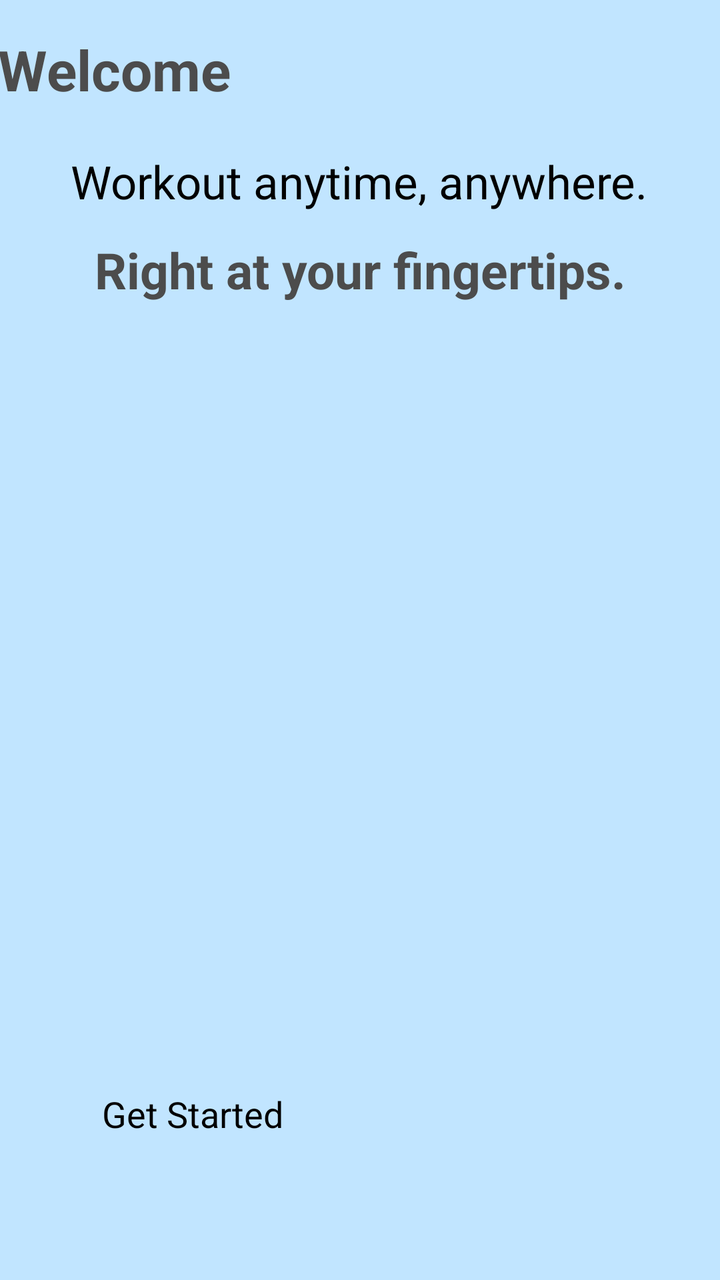
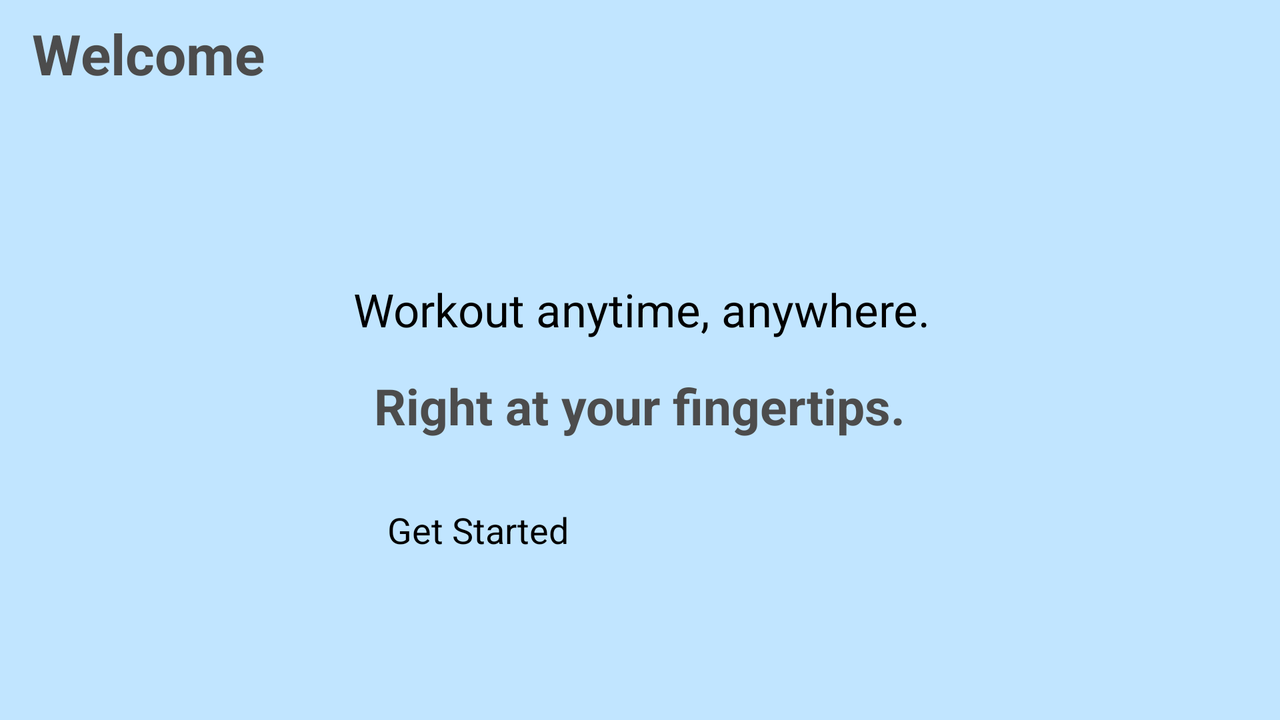

Two renders of one Android screen. The first uses the default layout on a phone; the second uses the alternative layout the repository ships for a different screen configuration, on a matching device. The two XML files are below.
<!-- AndroidManifest.xml: application theme Theme.Workout_Generator -->
<!-- res/layout/activity_welcome.xml -->
<?xml version="1.0" encoding="utf-8"?>
<androidx.constraintlayout.widget.ConstraintLayout xmlns:android="http://schemas.android.com/apk/res/android"
    xmlns:app="http://schemas.android.com/apk/res-auto"
    xmlns:tools="http://schemas.android.com/tools"
    android:layout_width="match_parent"
    android:layout_height="match_parent"
    android:background="@color/page_bg"
    tools:context=".WelcomeActivity">

    <FrameLayout
        android:id="@+id/profileFrameRounded"
        android:layout_width="363dp"
        android:layout_height="599dp"
        android:background="@drawable/rounded_frame"
        android:elevation="5dp"
        app:layout_constraintBottom_toBottomOf="parent"
        app:layout_constraintEnd_toEndOf="parent"
        app:layout_constraintStart_toStartOf="parent"
        app:layout_constraintTop_toBottomOf="@+id/welcomeLabel">

        <androidx.constraintlayout.widget.ConstraintLayout
            android:id="@+id/profileContainer"
            android:layout_width="363dp"
            android:layout_height="599dp">

            <ImageView
                android:id="@+id/bicepImage"
                android:layout_width="276dp"
                android:layout_height="329dp"
                android:layout_marginStart="43dp"
                android:layout_marginTop="34dp"
                android:contentDescription="@string/cartoon_image_of_a_flexed_bicep"
                app:layout_constraintStart_toStartOf="parent"
                app:layout_constraintTop_toBottomOf="@+id/workoutLabel2"
                app:srcCompat="@drawable/bicep" />

            <TextView
                android:id="@+id/workoutLabel"
                android:layout_width="wrap_content"
                android:layout_height="wrap_content"
                android:layout_marginStart="36dp"
                android:layout_marginTop="28dp"
                android:text="@string/workout_generator"
                android:textAlignment="center"
                android:textColor="@color/textColor"
                android:textSize="23sp"
                app:layout_constraintStart_toStartOf="parent"
                app:layout_constraintTop_toTopOf="parent" />

            <TextView
                android:id="@+id/workoutLabel2"
                android:layout_width="wrap_content"
                android:layout_height="wrap_content"
                android:layout_marginStart="48dp"
                android:layout_marginTop="12dp"
                android:text="@string/right_at_your_fingertips"
                android:textAlignment="center"
                android:textColor="@color/textColorSecondary"
                android:textSize="25sp"
                android:textStyle="bold"
                app:layout_constraintStart_toStartOf="parent"
                app:layout_constraintTop_toBottomOf="@+id/workoutLabel" />

            <Button
                android:id="@+id/getStartedButton"
                android:layout_width="254dp"
                android:layout_height="52dp"
                android:layout_marginStart="52dp"
                android:layout_marginTop="30dp"
                android:backgroundTint="@color/button_color"
                android:onClick="getStarted"
                android:text="@string/get_started"
                android:textColor="@color/textColor"
                android:textSize="18sp"
                app:cornerRadius="26dp"
                app:layout_constraintStart_toStartOf="parent"
                app:layout_constraintTop_toBottomOf="@+id/bicepImage" />
        </androidx.constraintlayout.widget.ConstraintLayout>


    </FrameLayout>

    <TextView
        android:id="@+id/welcomeLabel"
        android:layout_width="363dp"
        android:layout_height="wrap_content"
        android:layout_marginTop="16dp"
        android:text="@string/welcome"
        android:textColor="@color/textColorSecondary"
        android:textSize="28sp"
        android:textStyle="bold"
        app:layout_constraintEnd_toEndOf="parent"
        app:layout_constraintStart_toStartOf="parent"
        app:layout_constraintTop_toTopOf="parent" />

</androidx.constraintlayout.widget.ConstraintLayout>
<!-- resources referenced by this layout -->
<resources>
  <color name="button_color">#87C4F3</color>
  <color name="page_bg">#C1E5FF</color>
  <color name="textColor">#000000</color>
  <color name="textColorSecondary">#4C4C4C</color>
  <!-- drawable bicep: png bitmap (drawable-v24, 145178 bytes) -->
  <string name="cartoon_image_of_a_flexed_bicep">Cartoon image of a flexed bicep</string>
  <string name="get_started">Get Started</string>
  <string name="right_at_your_fingertips">Right at your fingertips.</string>
  <string name="welcome">Welcome</string>
  <string name="workout_generator">Workout anytime, anywhere.</string>
  <style name="Theme.Workout_Generator" parent="Theme.MaterialComponents.DayNight.DarkActionBar">
  
          <item name="colorPrimary">@color/accent_color</item>
          <item name="colorAccent">@color/accent_color</item>
  
          <item name="actionBarSize">36dip</item>
  
          
          <item name="android:statusBarColor">@color/accent_color</item>
  
          
          <item name="actionBarStyle">@style/AccentActionBar</item>
  
      </style>
  <color name="accent_color">#549CD1</color>
  <style name="AccentActionBar" parent="@style/Widget.AppCompat.ActionBar.Solid">
          <item name="background">@color/accent_color</item>
          <item name="titleTextStyle">@style/AccentActionBarTitle</item>
      </style>
  <style name="AccentActionBarTitle" parent="@style/TextAppearance.AppCompat.Widget.ActionBar.Title">
          <item name="android:textColor">@color/textColorSecondary</item>
      </style>
</resources>
<!-- res/layout-land/activity_welcome.xml (the repository's variant of the layout above) -->
<!-- drawn on the phone turned sideways -->
<?xml version="1.0" encoding="utf-8"?>
<androidx.constraintlayout.widget.ConstraintLayout xmlns:android="http://schemas.android.com/apk/res/android"
    xmlns:app="http://schemas.android.com/apk/res-auto"
    xmlns:tools="http://schemas.android.com/tools"
    android:layout_width="match_parent"
    android:layout_height="match_parent"
    android:background="@color/page_bg"
    tools:context=".WelcomeActivity">

    <FrameLayout
        android:id="@+id/profileFrameRounded"
        android:layout_width="693dp"
        android:layout_height="236dp"
        android:background="@drawable/rounded_frame"
        android:elevation="5dp"
        app:layout_constraintBottom_toBottomOf="parent"
        app:layout_constraintEnd_toEndOf="parent"
        app:layout_constraintStart_toStartOf="parent"
        app:layout_constraintTop_toBottomOf="@+id/welcomeLabel">

        <androidx.constraintlayout.widget.ConstraintLayout
            android:id="@+id/profileContainer"
            android:layout_width="match_parent"
            android:layout_height="match_parent">

            <TextView
                android:id="@+id/workoutLabel"
                android:layout_width="wrap_content"
                android:layout_height="wrap_content"
                android:layout_marginBottom="16dp"
                android:text="@string/workout_generator"
                android:textAlignment="center"
                android:textColor="@color/textColor"
                android:textSize="23sp"
                app:layout_constraintBottom_toTopOf="@+id/workoutLabel2"
                app:layout_constraintEnd_toEndOf="parent"
                app:layout_constraintStart_toStartOf="parent" />

            <TextView
                android:id="@+id/workoutLabel2"
                android:layout_width="wrap_content"
                android:layout_height="wrap_content"
                android:text="@string/right_at_your_fingertips"
                android:textAlignment="center"
                android:textColor="@color/textColorSecondary"
                android:textSize="25sp"
                android:textStyle="bold"
                app:layout_constraintBottom_toBottomOf="parent"
                app:layout_constraintEnd_toEndOf="parent"
                app:layout_constraintHorizontal_bias="0.498"
                app:layout_constraintStart_toStartOf="parent"
                app:layout_constraintTop_toTopOf="parent" />

            <Button
                android:id="@+id/getStartedButton"
                android:layout_width="254dp"
                android:layout_height="52dp"
                android:layout_marginBottom="16dp"
                android:backgroundTint="@color/button_color"
                android:onClick="getStarted"
                android:text="@string/get_started"
                android:textColor="@color/textColor"
                android:textSize="18sp"
                app:cornerRadius="26dp"
                app:layout_constraintBottom_toBottomOf="parent"
                app:layout_constraintEnd_toEndOf="parent"
                app:layout_constraintStart_toStartOf="parent" />

            <ImageView
                android:id="@+id/bicepImage"
                android:layout_width="143dp"
                android:layout_height="199dp"
                android:layout_marginStart="32dp"
                android:layout_marginTop="2dp"
                android:layout_marginBottom="16dp"
                android:contentDescription="@string/cartoon_image_of_a_flexed_bicep"
                app:layout_constraintBottom_toBottomOf="parent"
                app:layout_constraintStart_toStartOf="parent"
                app:layout_constraintTop_toTopOf="parent"
                app:srcCompat="@drawable/bicep" />
        </androidx.constraintlayout.widget.ConstraintLayout>


    </FrameLayout>

    <TextView
        android:id="@+id/welcomeLabel"
        android:layout_width="wrap_content"
        android:layout_height="wrap_content"
        android:layout_marginStart="16dp"
        android:layout_marginTop="8dp"
        android:text="@string/welcome"
        android:textColor="@color/textColorSecondary"
        android:textSize="28sp"
        android:textStyle="bold"
        app:layout_constraintStart_toStartOf="parent"
        app:layout_constraintTop_toTopOf="parent" />

</androidx.constraintlayout.widget.ConstraintLayout>
